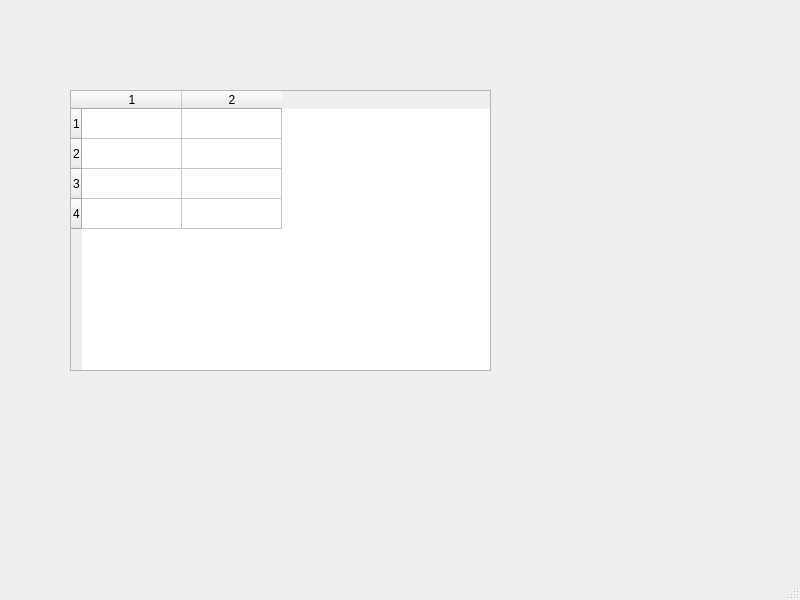
<?xml version="1.0" encoding="UTF-8"?>
<ui version="4.0">
 <class>MainWindow</class>
 <widget class="QMainWindow" name="MainWindow">
  <property name="geometry">
   <rect>
    <x>0</x>
    <y>0</y>
    <width>800</width>
    <height>600</height>
   </rect>
  </property>
  <property name="windowTitle">
   <string>MainWindow</string>
  </property>
  <widget class="QWidget" name="centralwidget">
   <widget class="QTableWidget" name="tableWidget">
    <property name="geometry">
     <rect>
      <x>70</x>
      <y>90</y>
      <width>421</width>
      <height>281</height>
     </rect>
    </property>
    <row>
     <property name="text">
      <string>1</string>
     </property>
    </row>
    <row>
     <property name="text">
      <string>2</string>
     </property>
    </row>
    <row>
     <property name="text">
      <string>3</string>
     </property>
    </row>
    <row>
     <property name="text">
      <string>4</string>
     </property>
    </row>
    <column>
     <property name="text">
      <string>1</string>
     </property>
    </column>
    <column>
     <property name="text">
      <string>2</string>
     </property>
    </column>
    <item row="1" column="1">
     <property name="text">
      <string/>
     </property>
    </item>
   </widget>
  </widget>
  <widget class="QMenuBar" name="menubar">
   <property name="geometry">
    <rect>
     <x>0</x>
     <y>0</y>
     <width>800</width>
     <height>23</height>
    </rect>
   </property>
  </widget>
  <widget class="QStatusBar" name="statusbar"/>
 </widget>
 <resources/>
 <connections/>
</ui>
